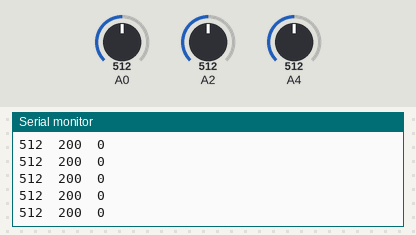
The sketch below on a simulated Arduino Uno, built with avr-gcc and run on an emulated ATmega328P. Shown: the last lines printed to the serial monitor. The inputs (shaded band) are chosen by the test bench; at power-on: A0 = 512, A2 = 512, A4 = 512.

Above: at 1.2 s.
1.3 s: A0 set to 490
At 1.56 s:
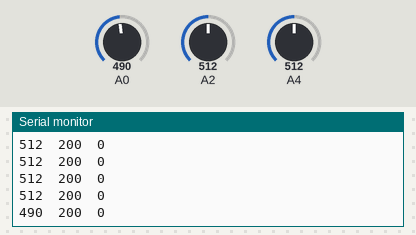
2.8 s: A2 set to 490
At 2.97 s:
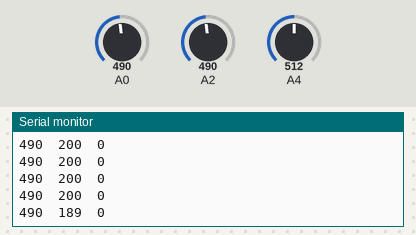
4.3 s: A0 set to 510
At 4.38 s:
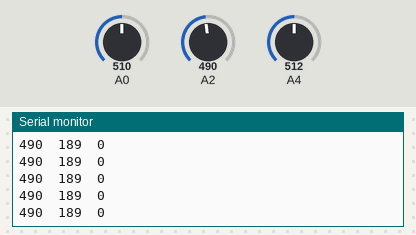
5.8 s: A2 set to 510
At 5.98 s:
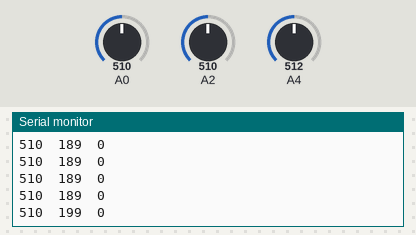
Timing chart, 0 to 8.3 s (numbered marks = the images above; inputs shaded):
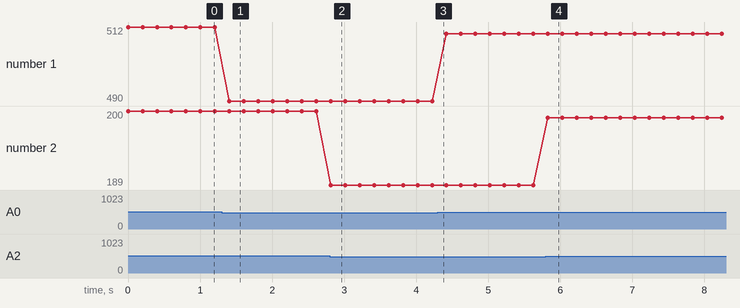

Measured:
- after the input at 1.3 s, the serial monitor: prints a new line after 0.11 s (image 1)
- after the input at 2.8 s, the serial monitor: prints a new line at once (image 2)
- after the input at 5.8 s, the serial monitor: prints a new line at once (image 4)
- plotted number 1: 512 → 490 after the input at 1.3 s, 490 → 510 after the input at 4.3 s
- plotted number 2: 200 → 189 after the input at 2.8 s, 189 → 199 after the input at 5.8 s

The sketch:

sketch.ino
```cpp
// Code pour récupérer les valeurs des capteurs
float volt_hum, volt_temp, Vout, Rlum, serial_hum, serial_temp, serial_lum;

// Fonction setup(), appelée au démarrage de la carte Arduino
void setup()
{
  // Initialise la communication avec la raspberry
  Serial.begin(9600);
}

// Fonction loop() pour récupérer les valeurs en permanence
void loop()
{
  // Mesure la tension sur la broche A0 Humidité
  serial_hum = analogRead(A0);

  // Mesure la tension sur la broche A2 Températures
  serial_temp = analogRead(A2);

  // Mesure la tension sur la broche A4 Luminosité
  serial_lum = analogRead(A4);

  // Voltage Température
  volt_temp = (serial_temp * 5.0) / 1023.0;

  // Calcul luminosité
  Vout = (serial_lum * (5.0 / 1023.0));   // [Vout = ADC * (Vin / 1023)]
  Rlum = (10000.0 * (5.0 - Vout)) / Vout; // [R-LDR =(R1 (Vin - Vout))/ Vout]

  //Valeurs cohérentes
  // Humidité
  int humidite = serial_hum;

  // Température
  int temperature = (volt_temp - 0.5) * 100;

  // Luminosité
  int luminosite = (500 / Rlum);

  // Envoi les mesure à la raspberry pour affichage et attends 250ms
  Serial.print(humidite);
  Serial.print("\t");
  Serial.print(temperature);
  Serial.print("\t");
  Serial.print(luminosite);
  Serial.print("\n");
  delay(200);
}
```
